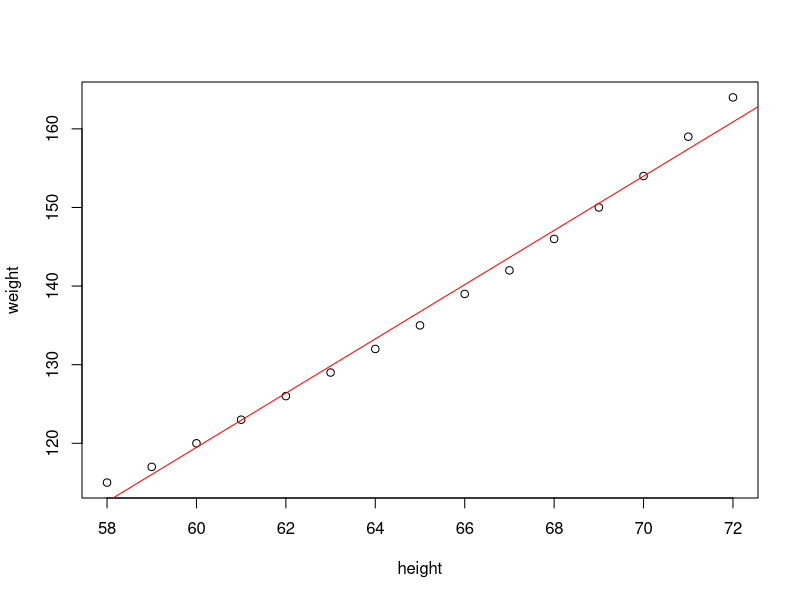
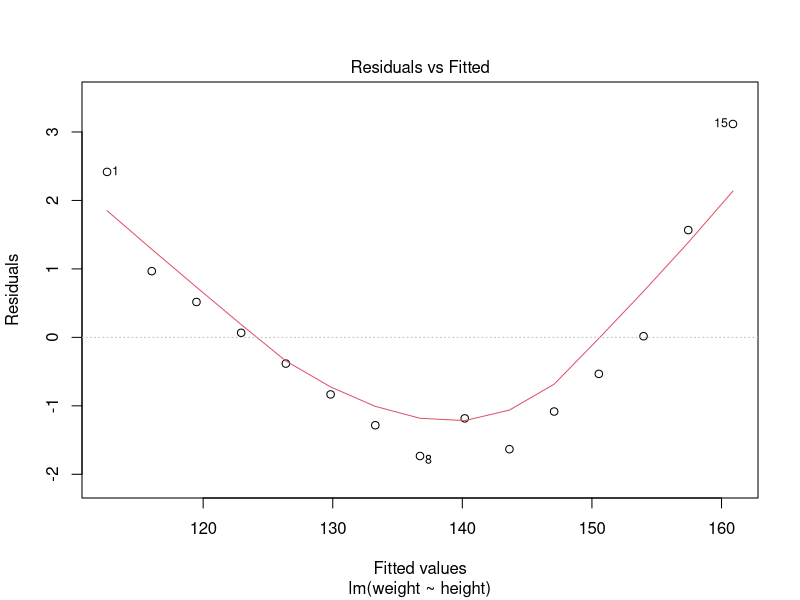
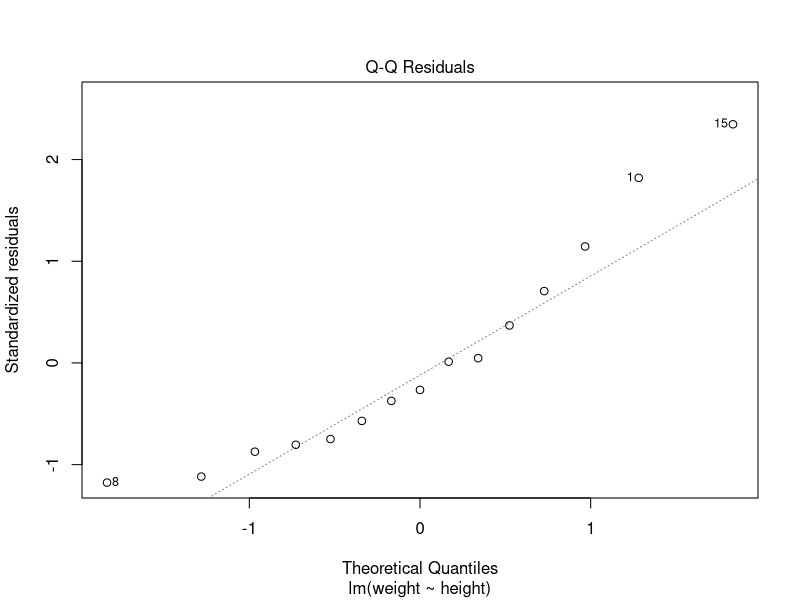
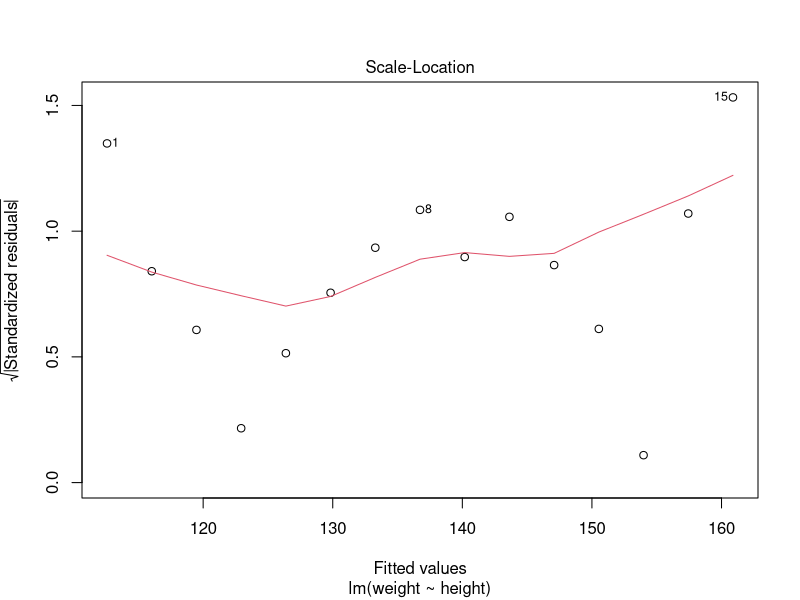
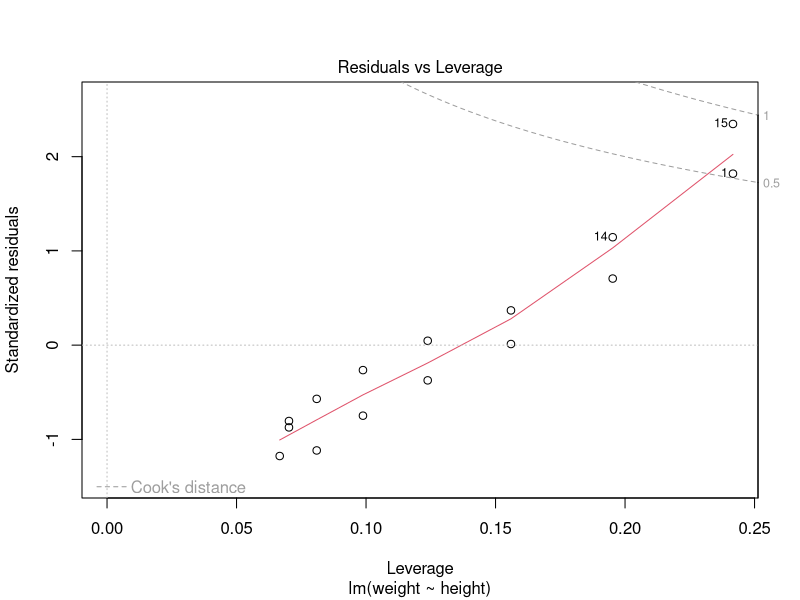
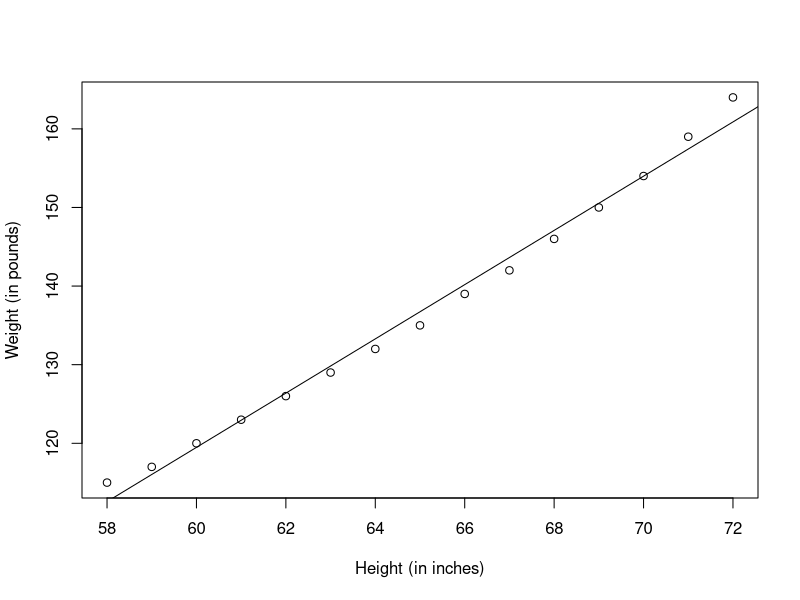
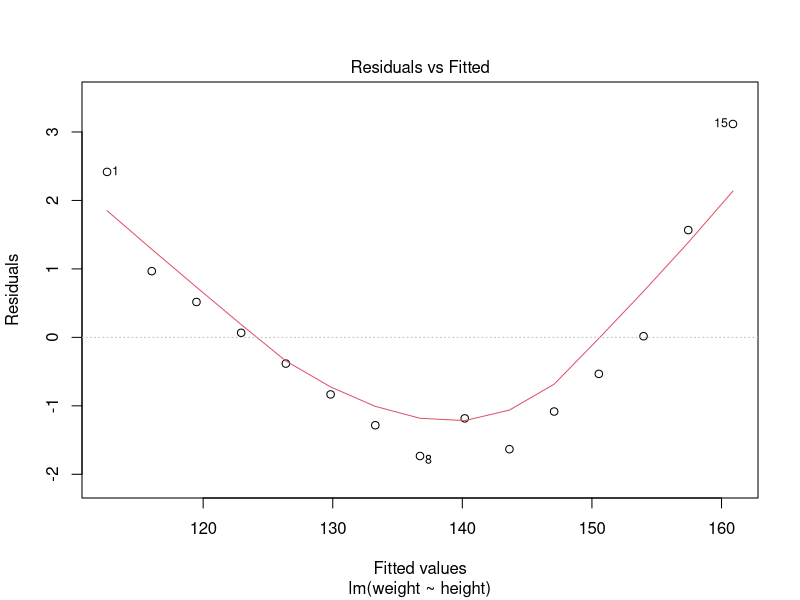
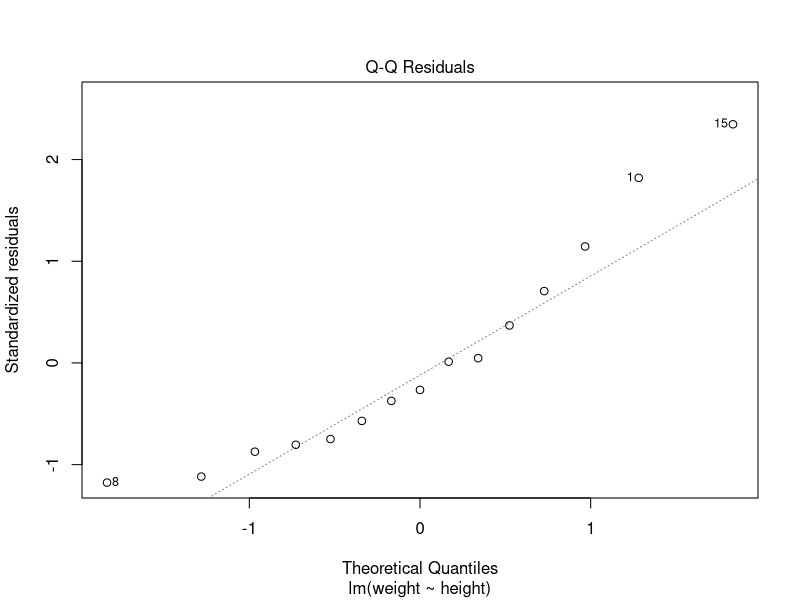

Write R code to recreate these figures, in order. (Note: this script raises an error after producing the figures.)
# Modeling on women data set
data(women)
cor(women)
plot(women)  #par(mfrow=c(1,1))
abline(lm(weight ~ height, data=women),col='red' )
fit <- lm(weight ~ height, data=women)
plot(fit)
summary(fit)
women$weight

coefficients(fit)
fit$effects
cor(fitted(fit), women$weight)
fitted(fit)
residuals(fit)
plot(women$height,women$weight,xlab="Height (in inches)",
     ylab="Weight (in pounds)")
abline(fit)
# Weight = -87 + 3.455 x Height
#(mfrow=c(2,2))
plot(fit)
residualPlots(fit)

plot(y=residuals(fit),x= fitted(fit))

cbind(y=sqrt(scale(residuals(fit)^2)), x=fitted(fit))
residuals(fit)

x1 = residuals(fit)
y1=(x1 - min(x1)) / diff(range(x1))
plot(y=sqrt(y1), x=fitted(fit), ylim=c(0,1.5))

qqplot(residuals(fit))
scatter.smooth(y=sqrt(scale(residuals(fit))), x=fitted(fit))

loess.smooth(y=sqrt(scale(residuals(fit))), x=fitted(fit)) 
             
# Polynomial
fit2 <- lm(weight ~ height + I(height^2), data=women)
summary(fit2)
plot(women$height,women$weight,
     xlab="Height (in inches)",
     ylab="Weight (in lbs)")
lines(women$height,fitted(fit2))


#8.3.2 -----
fit2 = lm(weight ~ height + I (height ^ 2), data = women)
par(mfrow=c(2,2))
plot(fit2)

newfit = lm(weight ~ height + I (height ^ 2), data = women[-c(13,15),])
par(mfrow=c(2,2))
plot(newfit)


#Plot
par(mar=c(4,4,3,2))
library(car)
car::scatterplot(weight ~ height,
                 data=women,
                 spread=FALSE, lty.smooth=2,
                 pch=19,
                 main="Women Age 30-39",
                 xlab="Height (inches)",
                 ylab="Weight (lbs.)")

women$height
attach(women)
cbind(h=height, w= weight, W=round(fitted(fit),2), R=round(residuals(fit),2) )




#Eg1
data("women")
x = women$height
y = women$weight
mod1 <- lm(y ~ x)
plot(x, y, xlim=c(min(x)-5, max(x)+5), ylim=c(min(y)-10, max(y)+10))
abline(mod1, lwd=2)
res <- signif(residuals(mod1), 5)
pre <- predict(mod1) #
segments(x, y, x, pre, col="red")
library(calibrate)
textxy(x, y, res, cx=0.7)
# Difference Data Set; try the same thing
x <- c(173, 169, 176, 166, 161, 164, 160, 158, 180, 187)
y <- c(80, 68, 72, 75, 70, 65, 62, 60, 85, 92) # plot scatterplot and the regression line

influencePlot(lm(weight ~ height, data=women), id.method='identify',
              main='Influence PLot' , sub='Circle size is proportional to Cooks Distance' )

avPlots(lm(weight ~ height, data=women,
        ask=F, id.method='identify'))

avPlots(lm(mpg ~ hp + wt + cyl,
           data= mtcars),  ask=F, id.method='identify')


cutoff = 1/ nrow(women) -
  (length(lm(weight ~ height,
            data=women)$coefficients) - 2)
cutoff
plot(lm(weight ~ height,
        data=women), which=4, cook.levels=cut.off)
